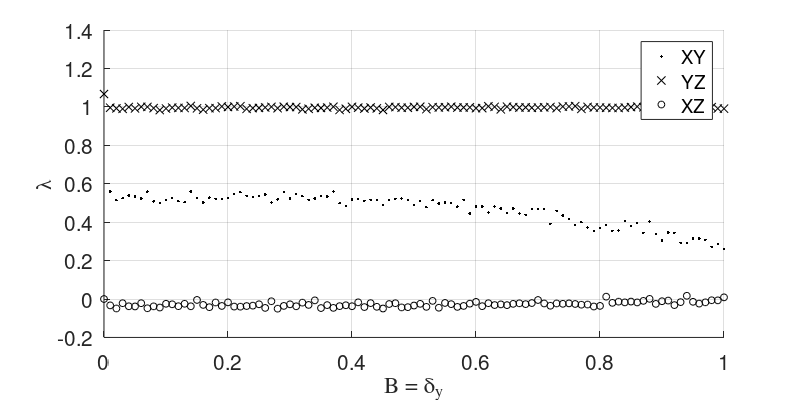
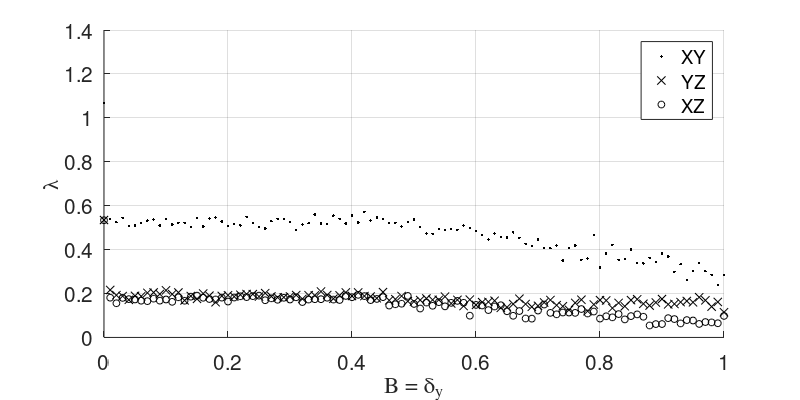
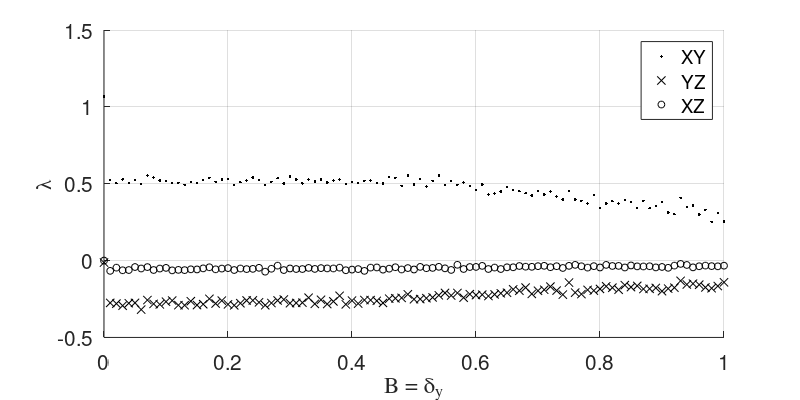

Write the MATLAB code that produced these figures, in order.
% mean plot
load ./IRXYZL500.mat

% figure('Units', 'inches', ...
% 'Position', [0 0 8 4],...
% 'PaperPositionMode','auto');
% 
% hold on;
% cmap = colormap(flipud(gray(24)));
% 
% hImage1 = imagesc(xytol,B,leans_storedXY);
% set(gca,'YDir','normal');
% hold on;
%  
% [hCont2,hH2] = contour(xytol,B,leans_storedXY,...
%              [0.0 0.0],':r','LineWidth',2);
% % clabel(hCont2,hH2,'FontName','Times','FontSize', 15,'Color','r');         
%          
% xlim([0 1]);
% ylim([0 1]);
% axis square;
% % 
% % caxis([-0.8 0.8]);
% cbar = colorbar();
% set(cbar,'Visible','on');
% 
% hXLabel = xlabel('\delta_y');
% hYLabel = ylabel('B');
% 
% set([hXLabel, hYLabel],'FontName','Times');
% set([hXLabel, hYLabel],'FontSize', 15);
% 
% hSubtitle = title('\lambda_{XY}');
% set(hSubtitle,'FontName','Times');
% set(hSubtitle,'FontSize', 15);
% set(gca,'fontsize',15);
% 
% hold off;
% print -depsc2 ./XYZIRexample_XY.eps
% close;
% 
% figure('Units', 'inches', ...
% 'Position', [0 0 8 4],...
% 'PaperPositionMode','auto');
% 
% hold on;
% cmap = colormap(flipud(gray(24)));
% 
% hImage1 = imagesc(xytol,B,leans_storedYZ);
% set(gca,'YDir','normal');
% hold on;
%  
% [hCont2,hH2] = contour(xytol,B,leans_storedYZ,...
%              [0.0 0.0],':r','LineWidth',2);
% % clabel(hCont2,hH2,'FontName','Times','FontSize', 15,'Color','r');         
%          
% xlim([0 1]);
% ylim([0 1]);
% axis square;
% % 
% % caxis([-0.8 0.8]);
% cbar = colorbar();
% set(cbar,'Visible','on');
% 
% hXLabel = xlabel('\delta_y');
% hYLabel = ylabel('B');
% 
% set([hXLabel, hYLabel],'FontName','Times');
% set([hXLabel, hYLabel],'FontSize', 15);
% 
% hSubtitle = title('\lambda_{YZ}');
% set(hSubtitle,'FontName','Times');
% set(hSubtitle,'FontSize', 15);
% set(gca,'fontsize',15);
% 
% hold off;
% print -depsc2 ./XYZIRexample_YZ.eps
% close;
% 
% figure('Units', 'inches', ...
% 'Position', [0 0 8 4],...
% 'PaperPositionMode','auto');
% 
% 
% hold on;
% cmap = colormap(flipud(gray(24)));
% 
% hImage1 = imagesc(xytol,B,leans_storedXZ);
% set(gca,'YDir','normal');
% hold on;
%  
% [hCont2,hH2] = contour(xytol,B,leans_storedXZ,...
%              [0.0 0.0],':r','LineWidth',2);
% % clabel(hCont2,hH2,'FontName','Times','FontSize', 15,'Color','r');         
%          
% xlim([0 1]);
% ylim([0 1]);
% axis square;
% % 
% % caxis([-0.8 0.8]);
% cbar = colorbar();
% set(cbar,'Visible','on');
% 
% hXLabel = xlabel('\delta_y');
% hYLabel = ylabel('B');
% 
% set([hXLabel, hYLabel],'FontName','Times');
% set([hXLabel, hYLabel],'FontSize', 15);
% 
% hSubtitle = title('\lambda_{XZ}');
% set(hSubtitle,'FontName','Times');
% set(hSubtitle,'FontSize', 15);
% set(gca,'fontsize',15);
% 
% hold off;
% print -depsc2 ./XYZIRexample_XZ.eps
% close;


% B = xytol plotting
tempX = zeros(1,length(B));
tempPnts = zeros(3,length(B));

for iter = 1:1:length(B),
    tempX(1,iter) = B(iter);
    tempPnts(1,iter) = leans_storedXY(iter,iter);
    tempPnts(2,iter) = leans_storedYZ(iter,iter);
    tempPnts(3,iter) = leans_storedXZ(iter,iter);
end;

figure('Units', 'inches', ...
'Position', [0 0 8 4],...
'PaperPositionMode','auto');

hold on;

hplt = plot(tempX,tempPnts(1,:),'k.',tempX,tempPnts(2,:),'kx',...
            tempX,tempPnts(3,:),'ko',...
            'MarkerSize',5);
grid on;

hXLabel = xlabel('B = \delta_y');
hYLabel = ylabel('\lambda');

set([hXLabel, hYLabel],'FontName','Times');
set([hXLabel, hYLabel],'FontSize', 15);

legend('XY','YZ', 'XZ');

% set(hSubtitle,'FontName','Times');
% set(hSubtitle,'FontSize', 15);
set(gca,'fontsize',15);

hold off;
print -depsc2 ./XYZIRexample_Bxytol.eps
close;

clear all;
load ./IRXYZL500ZXandY.mat
tempX = zeros(1,length(B));
tempPnts = zeros(3,length(B));

for iter = 1:1:length(B),
    tempX(1,iter) = B(iter);
    tempPnts(1,iter) = leans_storedXY(iter,iter);
    tempPnts(2,iter) = leans_storedYZ(iter,iter);
    tempPnts(3,iter) = leans_storedXZ(iter,iter);
end;

figure('Units', 'inches', ...
'Position', [0 0 8 4],...
'PaperPositionMode','auto');

hold on;

hplt = plot(tempX,tempPnts(1,:),'k.',tempX,tempPnts(2,:),'kx',...
            tempX,tempPnts(3,:),'ko',...
            'MarkerSize',5);
grid on;

hXLabel = xlabel('B = \delta_y');
hYLabel = ylabel('\lambda');

set([hXLabel, hYLabel],'FontName','Times');
set([hXLabel, hYLabel],'FontSize', 15);

legend('XY','YZ', 'XZ');

% set(hSubtitle,'FontName','Times');
% set(hSubtitle,'FontSize', 15);
set(gca,'fontsize',15);

hold off;
print -depsc2 ./XYZIRexample_BxytolZXandY.eps
close;

clear all;
load ./IRXYZL500ZXandYandZ.mat
tempX = zeros(1,length(B));
tempPnts = zeros(3,length(B));

for iter = 1:1:length(B),
    tempX(1,iter) = B(iter);
    tempPnts(1,iter) = leans_storedXY(iter,iter);
    tempPnts(2,iter) = leans_storedYZ(iter,iter);
    tempPnts(3,iter) = leans_storedXZ(iter,iter);
end;

figure('Units', 'inches', ...
'Position', [0 0 8 4],...
'PaperPositionMode','auto');

hold on;

hplt = plot(tempX,tempPnts(1,:),'k.',tempX,tempPnts(2,:),'kx',...
            tempX,tempPnts(3,:),'ko',...
            'MarkerSize',5);
grid on;

hXLabel = xlabel('B = \delta_y');
hYLabel = ylabel('\lambda');

set([hXLabel, hYLabel],'FontName','Times');
set([hXLabel, hYLabel],'FontSize', 15);

legend('XY','YZ', 'XZ');

% set(hSubtitle,'FontName','Times');
% set(hSubtitle,'FontSize', 15);
set(gca,'fontsize',15);

hold off;
print -depsc2 ./XYZIRexample_BxytolZXandYandZ.eps
close;